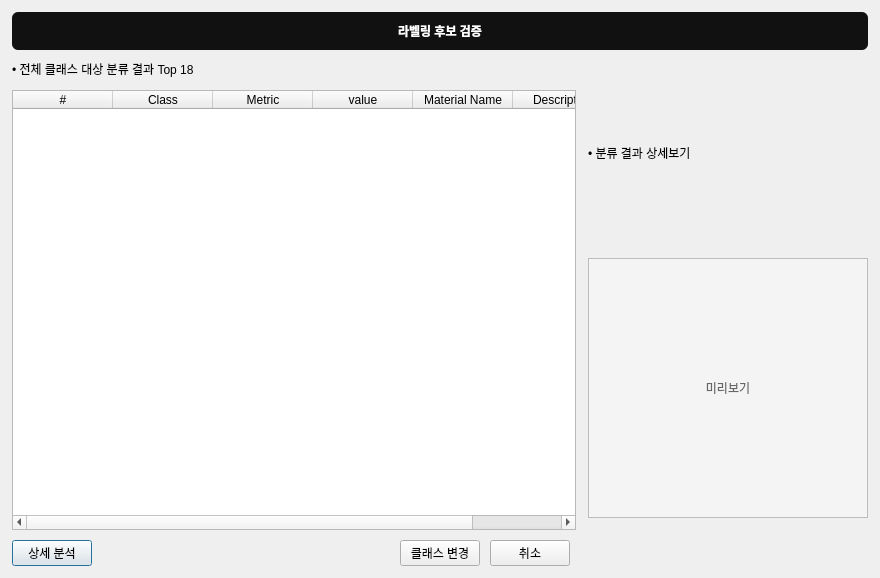
<?xml version="1.0" encoding="UTF-8"?>
<ui version="4.0">
 <class>LabelingCandidateReviewDialog</class>
 <widget class="QDialog" name="LabelingCandidateReviewDialog">
  <property name="geometry">
   <rect>
    <x>0</x>
    <y>0</y>
    <width>880</width>
    <height>578</height>
   </rect>
  </property>
  <property name="minimumSize">
   <size>
    <width>880</width>
    <height>560</height>
   </size>
  </property>
  <property name="windowTitle">
   <string>라벨링 후보 검증</string>
  </property>
  <layout class="QVBoxLayout" name="vl_root">
   <property name="spacing">
    <number>10</number>
   </property>
   <property name="leftMargin">
    <number>12</number>
   </property>
   <property name="topMargin">
    <number>12</number>
   </property>
   <property name="rightMargin">
    <number>12</number>
   </property>
   <property name="bottomMargin">
    <number>12</number>
   </property>
   <item>
    <widget class="QLabel" name="lblHeader">
     <property name="styleSheet">
      <string notr="true">QLabel{background:#111;color:#fff;padding:10px;border-radius:6px;}</string>
     </property>
     <property name="text">
      <string>&lt;b&gt;라벨링 후보 검증&lt;/b&gt;</string>
     </property>
     <property name="alignment">
      <set>Qt::AlignCenter</set>
     </property>
    </widget>
   </item>
   <item>
    <layout class="QHBoxLayout" name="hl_main">
     <property name="spacing">
      <number>12</number>
     </property>
     <item>
      <layout class="QVBoxLayout" name="vl_left">
       <item>
        <widget class="QLabel" name="lblLeftTitle">
         <property name="text">
          <string>• 전체 클래스 대상 분류 결과 Top 18</string>
         </property>
        </widget>
       </item>
       <item>
        <widget class="QTableWidget" name="tableTopK">
         <property name="editTriggers">
          <set>QAbstractItemView::NoEditTriggers</set>
         </property>
         <property name="selectionMode">
          <enum>QAbstractItemView::SingleSelection</enum>
         </property>
         <property name="selectionBehavior">
          <enum>QAbstractItemView::SelectRows</enum>
         </property>
         <property name="rowCount">
          <number>0</number>
         </property>
         <property name="columnCount">
          <number>6</number>
         </property>
         <attribute name="horizontalHeaderStretchLastSection">
          <bool>true</bool>
         </attribute>
         <column>
          <property name="text">
           <string>#</string>
          </property>
         </column>
         <column>
          <property name="text">
           <string>Class</string>
          </property>
         </column>
         <column>
          <property name="text">
           <string>Metric</string>
          </property>
         </column>
         <column>
          <property name="text">
           <string>value</string>
          </property>
         </column>
         <column>
          <property name="text">
           <string>Material Name</string>
          </property>
         </column>
         <column>
          <property name="text">
           <string>Description</string>
          </property>
         </column>
        </widget>
       </item>
      </layout>
     </item>
     <item>
      <layout class="QVBoxLayout" name="vl_right">
       <item>
        <widget class="QLabel" name="lblRightTitle">
         <property name="text">
          <string>• 분류 결과 상세보기</string>
         </property>
        </widget>
       </item>
       <item>
        <widget class="QLabel" name="viewPreview">
         <property name="minimumSize">
          <size>
           <width>280</width>
           <height>260</height>
          </size>
         </property>
         <property name="styleSheet">
          <string notr="true">QLabel{background:#f4f4f4;color:#666;}</string>
         </property>
         <property name="frameShape">
          <enum>QFrame::StyledPanel</enum>
         </property>
         <property name="text">
          <string>미리보기</string>
         </property>
         <property name="alignment">
          <set>Qt::AlignCenter</set>
         </property>
        </widget>
       </item>
       <item>
        <layout class="QVBoxLayout" name="vl_plot">
         <property name="spacing">
          <number>6</number>
         </property>
         <property name="leftMargin">
          <number>6</number>
         </property>
         <property name="topMargin">
          <number>6</number>
         </property>
         <property name="rightMargin">
          <number>6</number>
         </property>
         <property name="bottomMargin">
          <number>6</number>
         </property>
        </layout>
       </item>
      </layout>
     </item>
    </layout>
   </item>
   <item>
    <layout class="QHBoxLayout" name="hl_buttons">
     <item>
      <widget class="QPushButton" name="pushButton">
       <property name="text">
        <string>상세 분석</string>
       </property>
      </widget>
     </item>
     <item>
      <spacer name="spacer_btns_left">
       <property name="orientation">
        <enum>Qt::Horizontal</enum>
       </property>
       <property name="sizeHint" stdset="0">
        <size>
         <width>40</width>
         <height>20</height>
        </size>
       </property>
      </spacer>
     </item>
     <item>
      <widget class="QPushButton" name="btnChangeClass">
       <property name="text">
        <string>클래스 변경</string>
       </property>
      </widget>
     </item>
     <item>
      <widget class="QPushButton" name="btnCancel">
       <property name="text">
        <string>취소</string>
       </property>
      </widget>
     </item>
     <item>
      <spacer name="spacer_btns_right">
       <property name="orientation">
        <enum>Qt::Horizontal</enum>
       </property>
       <property name="sizeHint" stdset="0">
        <size>
         <width>40</width>
         <height>20</height>
        </size>
       </property>
      </spacer>
     </item>
    </layout>
   </item>
  </layout>
 </widget>
 <resources/>
 <connections/>
</ui>
